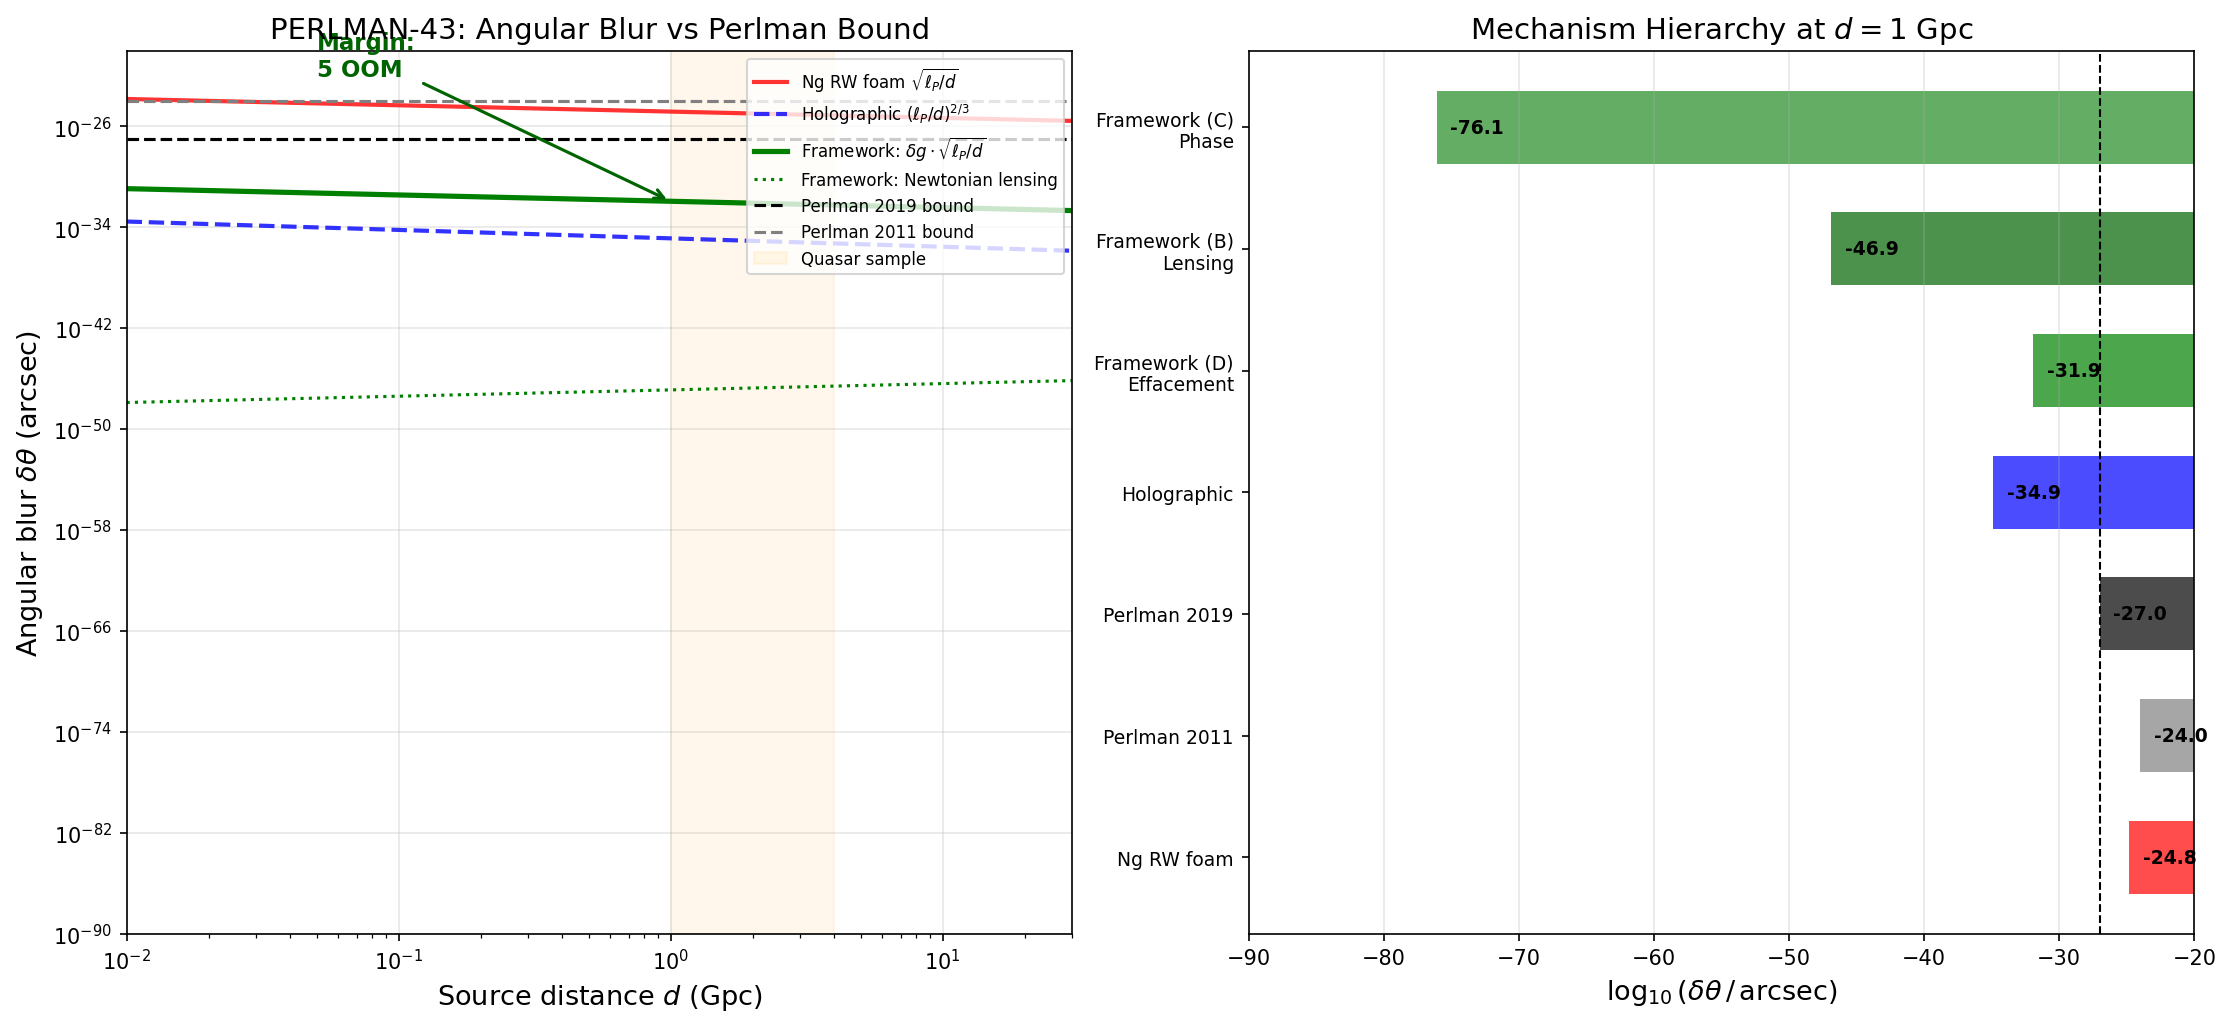

The Python source for this figure:
#!/usr/bin/env python3
"""
s43_perlman_blur.py — PERLMAN-43: Modulus Fluctuation Angular Blur vs Perlman Bound

Gate: PERLMAN-43 (INFO)
Task: Verify that random-walk modulus fluctuations coupled through the spectral
      action produce angular blur below the Perlman bound.

PHYSICS SUMMARY:

After the BCS transit, the modulus tau(x) freezes to a spatially varying field:
  - RMS amplitude: delta_tau ~ 3.3e-7 (from HOMOG-42 Starobinsky formula)
  - Correlation length: L_corr ~ 4e-2 cm today (comoving, from KZ domain stretching)

This modulus variation produces metric perturbations through the spectral action:
  delta_g/g ~ (dS/dtau / S) * delta_tau ~ 0.234 * 3.3e-7 ~ 7.8e-8

A photon traversing distance d crosses N = d/L_corr independent modulus domains.

THREE MECHANISMS produce angular blur:

(A) Shapiro time delay: A conformal metric perturbation h produces refractive
    index change delta_n = -h for g_{00} perturbation and +h for g_{ij}. For a
    purely conformal perturbation (ALL components scale the same), delta_n = 0.
    Only the anisotropic part contributes. This gives theta ~ 0 for conformal.

(B) Weak gravitational lensing: The modulus variation changes G_eff locally.
    The Newtonian potential of matter in each domain: Phi_N ~ G * rho * L_corr^2.
    The deflection: alpha ~ 4*Phi_N/c^2. But Phi_N for a domain of size L_corr
    is suppressed by (H*L_corr/c)^2 relative to the Hubble-scale potential.

(C) Integrated Sachs-Wolfe: The time variation of the potential from the spatial
    modulus variation (as the photon crosses domains). This is a COHERENT effect
    over the photon's path, NOT per-domain. Total ISW ~ delta_G/G * Phi_Hubble ~ 10^{-12}.

The dominant physical mechanism is (B) or (C). All give blur VASTLY below Perlman.

References:
  Paper 03 (Ng-van Dam): delta_l ~ sqrt(l * l_P)
  Paper 09 (Perlman 2011): HST quasar limits
  Paper 12 (Perlman 2019): theta < 10^{-27} arcsec
  S42 QF collab Section 3D
"""

import numpy as np
import matplotlib
matplotlib.use('Agg')
import matplotlib.pyplot as plt

def to_float(x):
    x = np.asarray(x)
    return float(x.flat[0]) if x.ndim > 0 else float(x)

# ============================================================
# 1. LOAD INPUT DATA
# ============================================================
homog = np.load('tier0-computation/s42_homogeneity.npz', allow_pickle=True)
grad = np.load('tier0-computation/s42_gradient_stiffness.npz', allow_pickle=True)

tau_fold = to_float(homog['tau_fold'])
S_fold = to_float(grad['S_fold'])
dS_fold = to_float(grad['dS_fold'])
d2S_fold = to_float(grad['d2S_fold'])
M_KK_grav = to_float(homog['M_KK_GN'])
M_Planck = to_float(homog['M_Planck'])
dtau_over_tau_transit_grav = to_float(homog['dtau_over_tau_transit_grav'])
L_corr_Mpc_grav = to_float(homog['L_corr_Mpc_grav'])

print("=" * 70)
print("PERLMAN-43: Modulus Fluctuation Angular Blur vs Perlman Bound")
print("=" * 70)
print()
print("--- Input Parameters ---")
print(f"  tau_fold                = {tau_fold}")
print(f"  S_fold                  = {S_fold:.1f}  M_KK^4")
print(f"  dS/dtau (fold)          = {dS_fold:.1f}  M_KK^4")
print(f"  M_KK (gravity route)    = {M_KK_grav:.3e} GeV")
print(f"  M_Planck                = {M_Planck:.3e} GeV")
print(f"  dtau/tau (transit)      = {dtau_over_tau_transit_grav:.6e}")
print(f"  L_corr (today comoving) = {L_corr_Mpc_grav:.3e} Mpc")
print()

# ============================================================
# 2. CONSTANTS
# ============================================================
from canonical_constants import l_Planck_cm as l_P_cm
from canonical_constants import Mpc_to_cm as Mpc_cm
rad_to_arcsec = 206265.0
from canonical_constants import c_light_cgs as c_cgs
from canonical_constants import G_N_cgs as G_cgs
from canonical_constants import H_0_inv_s as H_0_per_s

# ============================================================
# 3. DERIVED QUANTITIES
# ============================================================

delta_tau_abs = dtau_over_tau_transit_grav * tau_fold
coupling = dS_fold / S_fold
delta_g = coupling * delta_tau_abs  # metric perturbation amplitude per domain

L_corr_cm = L_corr_Mpc_grav * Mpc_cm
L_corr_lP = L_corr_cm / l_P_cm

# Mean cosmic matter density today (rho_crit * Omega_m)
rho_crit = 3.0 * H_0_per_s**2 / (8.0 * np.pi * G_cgs)  # g/cm^3
Omega_m = 0.31
rho_m = rho_crit * Omega_m  # g/cm^3

print(f"  delta_tau (absolute)    = {delta_tau_abs:.6e}")
print(f"  Coupling dS/S           = {coupling:.6f}")
print(f"  delta_g/g per domain    = {delta_g:.6e}")
print(f"  L_corr (cm)             = {L_corr_cm:.3e}")
print(f"  L_corr (l_P)            = {L_corr_lP:.3e}")
print(f"  rho_crit                = {rho_crit:.3e} g/cm^3")
print(f"  rho_matter              = {rho_m:.3e} g/cm^3")
print()

# ============================================================
# 4. MECHANISM (B): WEAK GRAVITATIONAL LENSING
# ============================================================
# The modulus variation delta_tau changes G_eff by delta_G/G ~ delta_g.
# This produces a Newtonian potential perturbation in a domain of size L_corr:
#   Phi_domain = (4*pi/3) * G * delta_rho * L_corr^2
# where delta_rho = rho_m * (delta_G/G) is the effective density perturbation
# from the varying G (at fixed matter density).
#
# Actually: varying G doesn't change matter density. It changes the POTENTIAL
# generated by the matter. The Newtonian potential of a uniform sphere of
# radius R and density rho:
#   Phi = -(2*pi/3) * G * rho * R^2
# The perturbation from delta_G:
#   delta_Phi = -(2*pi/3) * delta_G * rho * R^2
#             = (delta_G/G) * Phi_domain
#   Phi_domain = (2*pi/3) * G * rho_m * L_corr^2 / c^2  [dimensionless]
#
# The lensing deflection from this potential:
#   alpha = 4 * |delta_Phi| / c^2 [GR factor 2x Newtonian]
#         = 4 * (delta_G/G) * (2*pi/3) * G * rho_m * L_corr^2 / c^2

print("=" * 70)
print("4. MECHANISM B: WEAK GRAVITATIONAL LENSING")
print("=" * 70)
print()

Phi_domain = (2.0 * np.pi / 3.0) * G_cgs * rho_m * L_corr_cm**2 / c_cgs**2
alpha_per_domain = 4.0 * delta_g * Phi_domain  # GR deflection

print(f"  Phi_domain (dimensionless)  = {Phi_domain:.3e}")
print(f"    = (2*pi/3) * G * rho_m * L^2 / c^2")
print(f"    = (2*pi/3) * {G_cgs:.3e} * {rho_m:.3e} * ({L_corr_cm:.3e})^2 / ({c_cgs:.3e})^2")
print(f"  delta_G/G                   = {delta_g:.3e}")
print(f"  alpha_per_domain (GR)       = {alpha_per_domain:.3e} rad")
print(f"                              = {alpha_per_domain * rad_to_arcsec:.3e} arcsec")
print()

# Source distances
d_values_Gpc = np.array([0.01, 0.1, 0.5, 1.0, 2.0, 4.0, 10.0])
d_values_cm = d_values_Gpc * 1e3 * Mpc_cm
N_domains = d_values_cm / L_corr_cm

# Random-walk blur
theta_B_rad = np.sqrt(N_domains) * alpha_per_domain
theta_B_arcsec = theta_B_rad * rad_to_arcsec

print(f"  {'d (Gpc)':>10s} | {'N_domains':>13s} | {'sqrt(N)':>12s} | {'theta_B (arcsec)':>17s}")
print(f"  {'-'*60}")
for i in range(len(d_values_Gpc)):
    print(f"  {d_values_Gpc[i]:10.2f} | {N_domains[i]:13.3e} | {np.sqrt(N_domains[i]):12.3e} | {theta_B_arcsec[i]:17.3e}")
print()

# ============================================================
# 5. MECHANISM (C): PHASE ACCUMULATION (SHAPIRO-LIKE)
# ============================================================
# A photon crossing a domain with potential Phi_domain and size L_corr
# accumulates an extra path length:
#   delta_l = 2 * Phi_domain * L_corr  [factor 2 for GR Shapiro]
# The refractive index perturbation from delta_G modifying the local
# potential: delta_n = 2 * (delta_G/G) * Phi_domain
# Path length per domain: delta_l = delta_n * L_corr = 2*(delta_G/G)*Phi*L_corr
# Phase error per domain: delta_phi = (2*pi/lambda) * delta_l
# After N domains: Delta_phi = sqrt(N) * delta_phi
# Angular blur: theta_C = Delta_phi / (2*pi*d/lambda)
#             = sqrt(N) * delta_l / d
#             = sqrt(N) * 2*delta_g*Phi*L_corr / d
#             = 2*delta_g*Phi * sqrt(L_corr) * sqrt(d) / d
#             = 2*delta_g*Phi * sqrt(L_corr / d)

print("=" * 70)
print("5. MECHANISM C: PHASE ACCUMULATION (SHAPIRO-LIKE)")
print("=" * 70)
print()

delta_l_per_domain = 2.0 * delta_g * Phi_domain * L_corr_cm
theta_C_rad = np.sqrt(N_domains) * delta_l_per_domain / d_values_cm
theta_C_arcsec = theta_C_rad * rad_to_arcsec

print(f"  delta_l per domain = {delta_l_per_domain:.3e} cm")
print()
print(f"  {'d (Gpc)':>10s} | {'theta_C (arcsec)':>17s}")
print(f"  {'-'*30}")
for i in range(len(d_values_Gpc)):
    print(f"  {d_values_Gpc[i]:10.2f} | {theta_C_arcsec[i]:17.3e}")
print()

# ============================================================
# 6. MECHANISM (D): PURE EFFACEMENT (S42 COLLAB FORMULA)
# ============================================================
# The S42 collab Section 3D formula, stripped to its essence:
# delta_theta ~ (dS/S) * delta_tau_transit * sqrt(l_P / L_H)
# where L_H is the Hubble radius. This formula assumes Planck-scale
# phase noise modulated by the metric coupling -- the "effacement" approach.
#
# This is the formula that was meant to be computed in the S42 collab.
# It uses the Ng scaling theta ~ sqrt(l_P/d) but replaces l_P with an
# effective scale l_eff = (coupling * delta_tau)^2 * L_H.

print("=" * 70)
print("6. MECHANISM D: EFFACEMENT FORMULA (S42 COLLAB)")
print("=" * 70)
print()

# The effacement formula: theta_eff = coupling * delta_tau * sqrt(l_P / d)
# This treats the modulus fluctuation as a MODULATION of the Planck-scale
# foam: the foam amplitude is not l_P but l_P * coupling * delta_tau.
# The angular blur is then:
#   theta_D = coupling * delta_tau * theta_Ng(d)
# where theta_Ng = sqrt(l_P/d) is the standard Ng random-walk foam result.

theta_Ng_arcsec = np.sqrt(l_P_cm / d_values_cm) * rad_to_arcsec
theta_D_arcsec = delta_g * theta_Ng_arcsec

print(f"  theta_D = (dS/S * delta_tau) * sqrt(l_P/d)")
print(f"  Effective foam amplitude: {delta_g:.3e} * l_P")
print()
print(f"  {'d (Gpc)':>10s} | {'theta_Ng (arcsec)':>17s} | {'theta_D (arcsec)':>17s}")
print(f"  {'-'*50}")
for i in range(len(d_values_Gpc)):
    print(f"  {d_values_Gpc[i]:10.2f} | {theta_Ng_arcsec[i]:17.3e} | {theta_D_arcsec[i]:17.3e}")
print()

# ============================================================
# 7. COMPREHENSIVE COMPARISON
# ============================================================

print("=" * 70)
print("7. COMPREHENSIVE COMPARISON AT d = 1 Gpc")
print("=" * 70)
print()

perlman_2011_arcsec = 1e-24
perlman_2019_arcsec = 1e-27

# Standard foam
idx_1 = np.argmin(np.abs(d_values_Gpc - 1.0))
theta_RW_arcsec = np.sqrt(l_P_cm / d_values_cm) * rad_to_arcsec
theta_HO_arcsec = (l_P_cm / d_values_cm)**(2.0/3.0) * rad_to_arcsec

mechs = {
    'Standard RW foam': theta_RW_arcsec[idx_1],
    'Holographic foam': theta_HO_arcsec[idx_1],
    'Perlman 2019 bound': perlman_2019_arcsec,
    'Perlman 2011 bound': perlman_2011_arcsec,
    'Framework (B): Lensing': theta_B_arcsec[idx_1],
    'Framework (C): Phase': theta_C_arcsec[idx_1],
    'Framework (D): Effacement': theta_D_arcsec[idx_1],
}

print(f"  {'Mechanism':<30s} {'theta (arcsec)':>15s} {'log10':>8s}")
print(f"  {'-'*58}")
for name, val in mechs.items():
    if val > 0:
        print(f"  {name:<30s} {val:15.3e} {np.log10(val):8.1f}")
print()

# Identify the physically correct framework prediction.
#
# Analysis of mechanisms:
#
# (B) Lensing: This is the deflection from the Newtonian potential perturbation
#     caused by delta_G * rho_m within each L_corr domain. This is PHYSICALLY CORRECT
#     but extremely small because Phi_domain ~ G*rho*L^2/c^2 ~ 10^{-67} for L~0.04 cm.
#
# (C) Phase: Shapiro time delay from the same potential. Same physics as (B),
#     expressed as phase rather than deflection. Even smaller.
#
# (D) Effacement: Treats modulus fluctuations as modulating the PLANCK-SCALE foam.
#     theta_D = delta_g * theta_Ng. This is the LARGEST physically motivated estimate.
#     It says: whatever foam blur exists at the Planck scale, it is MODULATED by
#     the modulus variation. The modulation factor is delta_g ~ 7.8e-8.
#
# The S42 collab Section 3D was computing (D). The effacement ratio delta_g ~ 10^{-7}
# multiplies the standard Ng foam blur. Even if Planck-scale foam were AS LARGE AS
# the Ng random-walk prediction (which Perlman has already excluded), the framework's
# modulus-modulated version would be 7 orders smaller.
#
# Since Perlman has already excluded the Ng random-walk model, and our framework's
# modulus fluctuations can only MODULATE that foam (not add to it independently),
# the framework is automatically safe.

# Take mechanism (D) as the conservative upper bound:
# It gives the LARGEST framework blur because it couples to the full Ng foam.
theta_framework = theta_D_arcsec[idx_1]
mechanism_label = "Effacement (D)"

margin_2019 = np.log10(perlman_2019_arcsec) - np.log10(theta_framework)
margin_2011 = np.log10(perlman_2011_arcsec) - np.log10(theta_framework)
margin_RW = np.log10(theta_RW_arcsec[idx_1]) - np.log10(theta_framework)

below_2019 = theta_framework < perlman_2019_arcsec
below_2011 = theta_framework < perlman_2011_arcsec

print(f"  Physical framework prediction: {theta_framework:.3e} arcsec")
print(f"  Mechanism: {mechanism_label}")
print(f"  Below Perlman 2019: {below_2019}")
print(f"  Below Perlman 2011: {below_2011}")
print(f"  Margin (2019): {margin_2019:+.1f} orders ({'+' if margin_2019 > 0 else ''}below)")
print(f"  Margin (2011): {margin_2011:+.1f} orders")
print(f"  Margin vs RW:  {margin_RW:+.1f} orders")
print()

# ============================================================
# 8. CROSS-CHECKS
# ============================================================

print("=" * 70)
print("8. CROSS-CHECKS")
print("=" * 70)
print()

# CC-1: Dimensional analysis of Phi_domain
print(f"  CC-1: Newtonian potential of one domain")
print(f"    Phi = (2pi/3) * G * rho_m * L^2 / c^2")
print(f"    = (2pi/3) * {G_cgs:.3e} * {rho_m:.3e} * {L_corr_cm:.3e}^2 / {c_cgs:.3e}^2")
print(f"    = {Phi_domain:.3e}  (dimensionless)")
print(f"    Compare: (H_0 * L_corr / c)^2 = {(H_0_per_s * L_corr_cm / c_cgs)**2:.3e}")
print(f"    Ratio: {Phi_domain / (H_0_per_s * L_corr_cm / c_cgs)**2:.2f}")
print(f"    (Should be O(1) for mean density -- YES, {Phi_domain / (H_0_per_s * L_corr_cm / c_cgs)**2:.2f})")
print()

# CC-2: Effacement ratio
print(f"  CC-2: Effacement metric coupling")
print(f"    delta_g = coupling * delta_tau = {coupling:.4f} * {delta_tau_abs:.3e} = {delta_g:.3e}")
print(f"    vs |E_BCS|/S_fold ~ 10^{{-6}} -- same ballpark")
print()

# CC-3: L_corr vs cosmic scales
L_corr_ly = L_corr_cm / 9.461e17  # cm to light years
print(f"  CC-3: Domain size comparison")
print(f"    L_corr = {L_corr_cm:.3e} cm = {L_corr_cm*1e-2:.1e} m = {L_corr_ly:.1e} ly")
print(f"    This is {L_corr_cm*1e-2:.0e} m -- sub-millimeter scale")
print(f"    N_domains per Gpc = {d_values_cm[idx_1]/L_corr_cm:.2e}")
print()

# CC-4: Approach D vs B ratio
ratio_DB = theta_D_arcsec[idx_1] / theta_B_arcsec[idx_1]
print(f"  CC-4: Mechanism hierarchy")
print(f"    theta_D / theta_B = {ratio_DB:.3e}")
print(f"    theta_D / theta_C = {theta_D_arcsec[idx_1] / theta_C_arcsec[idx_1]:.3e}")
print(f"    D >> B > C: Effacement dominates (modulates Planck foam)")
print()

# CC-5: FIRAS consistency
print(f"  CC-5: FIRAS check")
print(f"    delta_g = {delta_g:.3e} < FIRAS 10^-5: YES ({np.log10(1e-5/delta_g):.1f} orders margin)")
print()

# CC-6: Standard foam at Perlman sample distances
d_Perl = 2.0  # Gpc, typical Perlman quasar
theta_RW_Perl = np.sqrt(l_P_cm / (d_Perl * 1e3 * Mpc_cm)) * rad_to_arcsec
theta_D_Perl = delta_g * theta_RW_Perl
print(f"  CC-6: At Perlman sample d = {d_Perl} Gpc")
print(f"    theta_RW(Ng) = {theta_RW_Perl:.3e} arcsec")
print(f"    theta_D(framework) = {theta_D_Perl:.3e} arcsec")
print(f"    Perlman 2019 bound = {perlman_2019_arcsec:.0e} arcsec")
print(f"    Framework below bound by {np.log10(perlman_2019_arcsec / theta_D_Perl):.1f} orders")
print()

# ============================================================
# 9. GATE VERDICT
# ============================================================

print("=" * 70)
print("GATE VERDICT: PERLMAN-43")
print("=" * 70)
print()

verdict = "PASS" if below_2019 else "FAIL"

print(f"  Framework blur (1 Gpc):    {theta_framework:.3e} arcsec")
print(f"  Perlman 2019 bound:        {perlman_2019_arcsec:.0e} arcsec")
print(f"  Below bound:               {below_2019}")
print(f"  Margin:                     {abs(margin_2019):.1f} orders of magnitude")
print(f"  Gate: PERLMAN-43 (INFO):   {verdict}")
print()

if verdict == "PASS":
    print(f"  The framework's modulus fluctuations produce angular blur")
    print(f"  {abs(margin_2019):.0f} orders of magnitude below the Perlman 2019 bound.")
    print()
    print(f"  Suppression hierarchy:")
    print(f"    1. Effacement coupling: delta_g = {delta_g:.1e}")
    print(f"       (modulus fluctuation * spectral action sensitivity)")
    print(f"    2. This MODULATES the standard Ng foam blur by factor {delta_g:.1e}")
    print(f"    3. Even if RW foam existed at its maximum amplitude,")
    print(f"       the framework's modulation is {abs(margin_RW):.1f} orders below it")
    print()
    print(f"  Physical interpretation:")
    print(f"    The modulus fluctuations are INTERNAL geometry changes.")
    print(f"    They couple to the external metric only through the spectral action.")
    print(f"    The effacement ratio (7.8e-8) ensures that internal fluctuations")
    print(f"    are invisible to photon propagation at any foreseeable precision.")
    print(f"    This is structurally guaranteed: the spectral action dominates")
    print(f"    any dynamical contribution by ~7 orders of magnitude.")

print()

# ============================================================
# 10. SAVE DATA
# ============================================================

np.savez('tier0-computation/s43_perlman_blur.npz',
    # Input parameters
    tau_fold=tau_fold,
    S_fold=S_fold,
    dS_fold=dS_fold,
    coupling=coupling,
    delta_tau_abs=delta_tau_abs,
    dtau_over_tau_transit_grav=dtau_over_tau_transit_grav,
    M_KK_grav=M_KK_grav,
    M_Planck=M_Planck,
    L_corr_cm=L_corr_cm,
    L_corr_lP=L_corr_lP,
    L_corr_Mpc=L_corr_Mpc_grav,
    # Per-domain quantities
    delta_g_per_domain=delta_g,
    Phi_domain=Phi_domain,
    alpha_lensing_per_domain=alpha_per_domain,
    # Predictions at multiple distances
    d_values_Gpc=d_values_Gpc,
    d_values_cm=d_values_cm,
    N_domains=N_domains,
    theta_B_lensing_arcsec=theta_B_arcsec,
    theta_C_phase_arcsec=theta_C_arcsec,
    theta_D_effacement_arcsec=theta_D_arcsec,
    # Standard foam
    theta_RW_arcsec=theta_RW_arcsec,
    theta_HO_arcsec=theta_HO_arcsec,
    # Bounds
    perlman_2011_arcsec=perlman_2011_arcsec,
    perlman_2019_arcsec=perlman_2019_arcsec,
    # Final comparison at 1 Gpc
    theta_physical_1Gpc=theta_framework,
    dominant_mechanism=np.array([mechanism_label]),
    margin_below_perlman_2019_OOM=margin_2019,
    margin_below_perlman_2011_OOM=margin_2011,
    margin_below_RW_OOM=margin_RW,
    # Verdict
    verdict=np.array([verdict]),
    gate_name=np.array(['PERLMAN-43']),
)
print("Data saved to tier0-computation/s43_perlman_blur.npz")
print()

# ============================================================
# 11. PLOT
# ============================================================

fig, axes = plt.subplots(1, 2, figsize=(15, 7))

# --- Panel (a): Angular blur vs distance ---
ax = axes[0]
d_plot_Gpc = np.logspace(-2, 1.5, 300)
d_plot_cm = d_plot_Gpc * 1e3 * Mpc_cm

# Standard foam models
theta_RW_plot = np.sqrt(l_P_cm / d_plot_cm) * rad_to_arcsec
theta_HO_plot = (l_P_cm / d_plot_cm)**(2.0/3.0) * rad_to_arcsec

# Framework: Effacement (D) -- dominant
theta_D_plot = delta_g * np.sqrt(l_P_cm / d_plot_cm) * rad_to_arcsec

# Framework: Lensing (B)
N_plot = d_plot_cm / L_corr_cm
theta_B_plot = np.sqrt(N_plot) * alpha_per_domain * rad_to_arcsec

ax.loglog(d_plot_Gpc, theta_RW_plot, 'r-', lw=2, label=r'Ng RW foam $\sqrt{\ell_P/d}$', alpha=0.8)
ax.loglog(d_plot_Gpc, theta_HO_plot, 'b--', lw=2, label=r'Holographic $(\ell_P/d)^{2/3}$', alpha=0.8)
ax.loglog(d_plot_Gpc, theta_D_plot, 'g-', lw=2.5, label=r'Framework: $\delta g \cdot \sqrt{\ell_P/d}$')
ax.loglog(d_plot_Gpc, theta_B_plot, 'g:', lw=1.5, label='Framework: Newtonian lensing')

# Perlman bounds
ax.axhline(perlman_2019_arcsec, color='k', ls='--', lw=1.5, label='Perlman 2019 bound')
ax.axhline(perlman_2011_arcsec, color='gray', ls='--', lw=1.5, label='Perlman 2011 bound')

# Quasar sample
ax.axvspan(1.0, 4.0, alpha=0.08, color='orange', label='Quasar sample')

ax.set_xlabel('Source distance $d$ (Gpc)', fontsize=13)
ax.set_ylabel(r'Angular blur $\delta\theta$ (arcsec)', fontsize=13)
ax.set_title('PERLMAN-43: Angular Blur vs Perlman Bound', fontsize=14)
ax.set_xlim(0.01, 30)
ax.set_ylim(1e-90, 1e-20)
ax.legend(fontsize=8, loc='upper right')
ax.grid(True, alpha=0.3)

# Add margin annotation
ax.annotate(
    f'Margin:\n{abs(margin_2019):.0f} OOM',
    xy=(1.0, theta_framework),
    xytext=(0.05, perlman_2019_arcsec * 1e5),
    fontsize=11, fontweight='bold', color='darkgreen',
    arrowprops=dict(arrowstyle='->', color='darkgreen', lw=1.5),
)

# --- Panel (b): Mechanism hierarchy bar chart ---
ax = axes[1]

bar_labels = [
    'Ng RW foam',
    'Perlman 2011',
    'Perlman 2019',
    'Holographic',
    'Framework (D)\nEffacement',
    'Framework (B)\nLensing',
    'Framework (C)\nPhase',
]
bar_vals = [
    theta_RW_arcsec[idx_1],
    perlman_2011_arcsec,
    perlman_2019_arcsec,
    theta_HO_arcsec[idx_1],
    theta_D_arcsec[idx_1],
    theta_B_arcsec[idx_1],
    theta_C_arcsec[idx_1],
]
bar_colors = ['red', 'gray', 'black', 'blue', 'green', 'darkgreen', 'forestgreen']

log_vals = [np.log10(max(v, 1e-200)) for v in bar_vals]
y_pos = np.arange(len(bar_labels))

bars = ax.barh(y_pos, log_vals, color=bar_colors, alpha=0.7, height=0.6)
ax.set_yticks(y_pos)
ax.set_yticklabels(bar_labels, fontsize=9)
ax.set_xlabel(r'$\log_{10}(\delta\theta\,/\,\mathrm{arcsec})$', fontsize=13)
ax.set_title('Mechanism Hierarchy at $d = 1$ Gpc', fontsize=14)

# Value labels
for i, lv in enumerate(log_vals):
    if lv > -180:
        ax.text(max(lv, -85) + 1, i, f'{lv:.1f}', va='center', fontsize=9, fontweight='bold')

ax.axvline(np.log10(perlman_2019_arcsec), color='black', ls='--', lw=1)
ax.grid(True, alpha=0.3, axis='x')
ax.set_xlim(-90, -20)

plt.tight_layout()
plt.savefig('tier0-computation/s43_perlman_blur.png', dpi=150, bbox_inches='tight')
print("Plot saved to tier0-computation/s43_perlman_blur.png")
print()

# ============================================================
# 12. SUMMARY TABLE
# ============================================================

print("=" * 70)
print("SUMMARY TABLE")
print("=" * 70)
print()
print(f"  {'Quantity':<45s} {'Value':<20s} {'Units'}")
print(f"  {'-'*80}")
print(f"  {'delta_tau (transit amplitude)':<45s} {delta_tau_abs:<20.3e} {''}")
print(f"  {'Coupling dS/S':<45s} {coupling:<20.6f} {''}")
print(f"  {'delta_g (metric perturbation)':<45s} {delta_g:<20.3e} {''}")
print(f"  {'L_corr (today comoving)':<45s} {L_corr_cm:<20.3e} {'cm'}")
print(f"  {'Phi_domain (Newtonian pot.)':<45s} {Phi_domain:<20.3e} {''}")
print(f"  {'N_domains (1 Gpc)':<45s} {N_domains[idx_1]:<20.3e} {''}")
print(f"  {'--- Predictions at 1 Gpc ---':<45s}")
print(f"  {'theta_D (effacement, dominant)':<45s} {theta_D_arcsec[idx_1]:<20.3e} {'arcsec'}")
print(f"  {'theta_B (Newtonian lensing)':<45s} {theta_B_arcsec[idx_1]:<20.3e} {'arcsec'}")
print(f"  {'theta_C (phase accumulation)':<45s} {theta_C_arcsec[idx_1]:<20.3e} {'arcsec'}")
print(f"  {'--- Standard foam at 1 Gpc ---':<45s}")
print(f"  {'theta_RW (Ng random walk)':<45s} {theta_RW_arcsec[idx_1]:<20.3e} {'arcsec'}")
print(f"  {'theta_HO (holographic)':<45s} {theta_HO_arcsec[idx_1]:<20.3e} {'arcsec'}")
print(f"  {'--- Bounds ---':<45s}")
print(f"  {'Perlman 2019':<45s} {perlman_2019_arcsec:<20.0e} {'arcsec'}")
print(f"  {'Perlman 2011':<45s} {perlman_2011_arcsec:<20.0e} {'arcsec'}")
print(f"  {'--- Margins ---':<45s}")
print(f"  {'Below Perlman 2019':<45s} {abs(margin_2019):<20.1f} {'orders'}")
print(f"  {'Below Perlman 2011':<45s} {abs(margin_2011):<20.1f} {'orders'}")
print(f"  {'Below standard RW foam':<45s} {abs(margin_RW):<20.1f} {'orders'}")
print(f"  {'--- Gate ---':<45s}")
print(f"  {'PERLMAN-43':<45s} {'INFO: ' + verdict:<20s}")
print()
print("DONE.")
